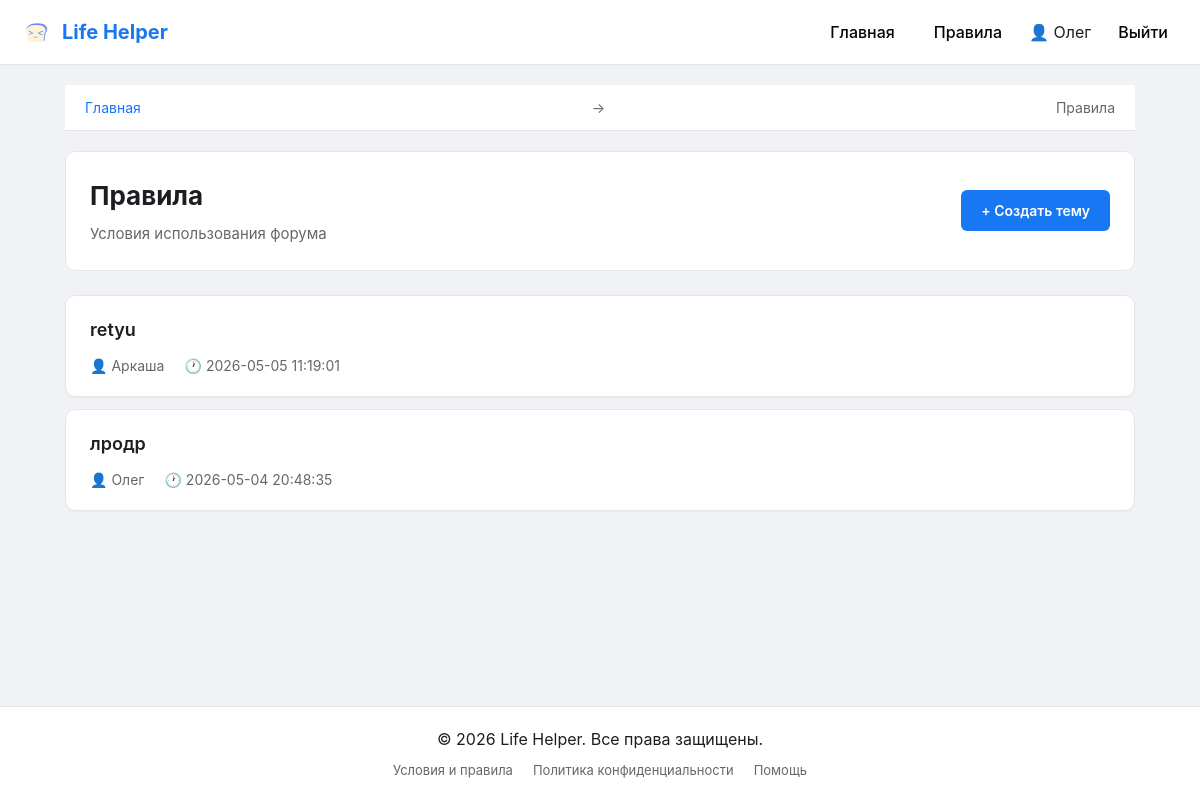
The app's page /forum/3 (signed in) with its own data.
### tables this page shows
CREATE TABLE users (id INTEGER PRIMARY KEY, username TEXT UNIQUE, email TEXT UNIQUE, password TEXT);

CREATE TABLE forums (id INTEGER PRIMARY KEY, name TEXT, description TEXT);

CREATE TABLE topics (id INTEGER PRIMARY KEY, forum_id INTEGER, title TEXT, author_id INTEGER, created_at TIMESTAMP DEFAULT CURRENT_TIMESTAMP);

### app.py (the view)
@app.route('/forum/<int:forum_id>')
def forum(forum_id):
    conn = get_db()
    f = conn.execute('SELECT * FROM forums WHERE id=?', (forum_id,)).fetchone()
    topics = conn.execute('''
        SELECT t.*, u.username as author
        FROM topics t JOIN users u ON t.author_id=u.id
        WHERE t.forum_id=? ORDER BY t.created_at DESC
    ''', (forum_id,)).fetchall()
    conn.close()
    return render_template('forum.html', forum=f, topics=topics, user=session.get('user'))

### app.py (called while the page is built)
def get_db():
    conn = sqlite3.connect(DB_PATH)
    conn.row_factory = sqlite3.Row
    return conn

### templates/forum.html (shortened to what this page needs)
{% extends "base.html" %}
{% block content %}
<nav class="breadcrumbs">
    <a href="/">Главная</a> →
    <span>{{ forum.name }}</span>
</nav>
<div class="forum-header">
    <div class="forum-info">
        <h1>{{ forum.name }}</h1>
        <p class="forum-description">{{ forum.description }}</p>
    </div>
    {% if user %}
        <a href="/new_topic/{{ forum.id }}" class="btn-new-topic">+ Создать тему</a>
    {% endif %}
</div>
<div class="topics-list">
    {% if topics %}
        {% for t in topics %}
        <article class="topic-card">
            <div class="topic-content">
                <h2 class="topic-title">
                    <a href="/topic/{{ t.id }}">{{ t.title }}</a>
                </h2>
                <div class="topic-meta">
                    <span class="meta-author">👤 {{ t.author }}</span>
                    <span class="meta-date">🕐 {{ t.created_at }}</span>
                </div>
            </div>
        </article>
        {% endfor %}
    {% endif %}
</div>
{% endblock %}

### templates/base.html (shortened to what this page needs)
<!DOCTYPE html>
<html lang="ru">
<head>
    <link rel="stylesheet" href="{{ url_for('static', filename='style.css') }}">
</head>
<body>
    <nav>
        <a href="/" class="logo">
            <img src="{{ url_for('static', filename='images/logo.png') }}" alt="Life Helper" class="logo-img">
            <span>Life Helper</span>
        </a>
        <div class="nav-links">
            <a href="/">Главная</a>
            <a href="/forum/3">Правила</a>
            {% if user %}
                <span>👤 {{ user }}</span>
                <a href="/logout">Выйти</a>
            {% else %}
                <a href="/login">Вход</a>
                <a href="/register">Регистрация</a>
            {% endif %}
        </div>
    </nav>
    <main>
        {% block content %}{% endblock %}
    </main>
    <footer>
        <p>© 2026 Life Helper. Все права защищены.</p>
        <div class="footer-links">
            <a href="/forum/3">Условия и правила</a>
            <a href="/privacy">Политика конфиденциальности</a>
            <a href="#">Помощь</a>
        </div>
    </footer>
</body>
</html>

### static/style.css (style rules this page uses)
* { margin: 0; padding: 0; box-sizing: border-box; }
body { font-family: -apple-system, BlinkMacSystemFont, 'Segoe UI', Roboto, Oxygen, Ubuntu, Cantarell, sans-serif; background-color: #f0f2f5; color: #1c1e21; line-height: 1.5; min-height: 100vh; display: flex; flex-direction: column; }
nav { background: #ffffff; border-bottom: 1px solid #e4e6eb; padding: 12px 20px; display: flex; justify-content: space-between; align-items: center; position: sticky; top: 0; z-index: 1000; }
.logo { display: flex; align-items: center; gap: 10px; text-decoration: none; color: #1877f2; font-size: 20px; font-weight: bold; }
.logo-img { width: 32px; height: 32px; border-radius: 6px; }
.nav-links { display: flex; gap: 15px; align-items: center; }
.nav-links a { color: #050505; text-decoration: none; font-weight: 500; padding: 8px 12px; border-radius: 6px; transition: background 0.2s; }
main { flex: 1; max-width: 1100px; width: 100%; margin: 20px auto; padding: 0 15px; }
.breadcrumbs { margin-bottom: 20px; font-size: 14px; color: #65676b; }
.breadcrumbs a { color: #1877f2; text-decoration: none; }
.forum-header { display: flex; justify-content: space-between; align-items: center; background: #ffffff; border: 1px solid #e4e6eb; border-radius: 10px; padding: 24px; margin-bottom: 24px; }
.forum-info h1 { margin: 0 0 8px 0; font-size: 26px; }
.forum-description { color: #65676b; font-size: 15px; margin: 0; }
.btn-new-topic { display: inline-block; background: #1877f2; color: #ffffff; padding: 10px 20px; border-radius: 6px; text-decoration: none; font-weight: 600; font-size: 14px; transition: background 0.2s; white-space: nowrap; }
.topics-list { display: flex; flex-direction: column; gap: 12px; }
.topic-card { background: #ffffff; border: 1px solid #e4e6eb; border-radius: 10px; padding: 20px 24px; transition: all 0.2s ease; box-shadow: 0 1px 2px rgba(0, 0, 0, 0.04); }
.topic-title { margin: 0 0 12px 0; font-size: 18px; }
.topic-title a { color: #1c1e21; text-decoration: none; font-weight: 600; }
.topic-meta { display: flex; gap: 20px; color: #65676b; font-size: 14px; }
footer { background: #ffffff; border-top: 1px solid #e4e6eb; padding: 20px; margin-top: auto; text-align: center; }
.footer-links { display: flex; justify-content: center; gap: 20px; margin-top: 10px; }
.footer-links a { color: #65676b; text-decoration: none; font-size: 13px; }

### records on screen
users: username "Олег"
forums: name "Правила", description "Условия использования форума"
topics: title "retyu", author "Аркаша", created_at "2026-05-05 11:19:01"
topics: title "лродр", author "Олег", created_at "2026-05-04 20:48:35"
